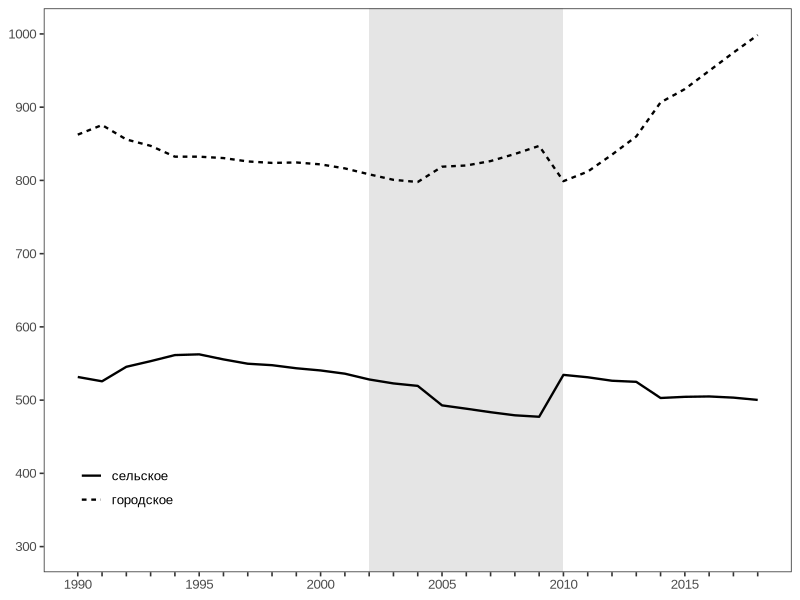

This chart was generated by the following R code: (Note: this script raises an error after producing the figure.)
# Топология сети населенных пунктов как фактор динамики сельского расселения 
# (на примере Тюменской области)
# Александр Шелудков, 2019

# Регион исследования 
# Рис. 2. Население Тюменской области в 1990–2018 гг., тыс. чел.

library(dplyr)
library(tidyr)
library(ggplot2)
library(readr)

# Description:
# '000 people
# 1990-2002: retrospective re-assessment, based on 2002 population census data (Tyumenstat)
# 2004-2015: Rosstat (federal data base), includes retrospective re-assessment for 2004-2010 data 
# and current account for 2011-2018 
# (source:http://www.gks.ru/wps/wcm/connect/rosstat_main/rosstat/ru/statistics/publications/catalog/afc8ea004d56a39ab251f2bafc3a6fce)

regional_population <- read_csv("data/Regional_population.csv") %>% 
  filter(Year > 1989) # we need only data from 1990

# Plot

year.labels <- 1990:2018
year.labels[-seq(1, 28, 5)] <- ''

fig_2 <-
  regional_population %>% 
  gather(Type, Population, Urban:Rural) %>% 
  ggplot(aes(x = Year, y = Population, linetype = Type)) +
  geom_rect(data = NULL, aes(xmin = 2002, 
                             xmax = 2010,
                             ymin = -Inf,
                             ymax = +Inf),
            fill="grey90", inherit.aes = F)+
  geom_line(lwd = 0.8, show.legend = T)+
  scale_x_continuous(breaks = 1990:2018, labels=year.labels, limits = c(1990, 2018))+
  scale_y_continuous(limits = c(300, 1000), breaks = seq(300, 1000, 100))+
  scale_linetype_discrete(labels = c("сельское", "городское"))+
  theme_bw(base_size = 12, base_family = "Arial")+
  theme(panel.grid = element_blank(),
        axis.ticks = element_line(),
        axis.title = element_blank(),
        legend.title = element_blank(),
        legend.background = element_rect(fill="white", colour ="white"),
        legend.position = c(.11,.15))

# Экспорт
ggsave(plot = fig_2, filename = "Fig2.jpeg", path = "plots/Иллюстрации для статьи/", 
       dpi = 200, device = "jpeg", width = 18, height = 10, units = "cm")

cowplot::ggsave(plot = fig_2, filename = "Fig2.eps", path = "plots/Иллюстрации для статьи/", 
                width = 18, height = 10, units = "cm", device = cairo_ps)
